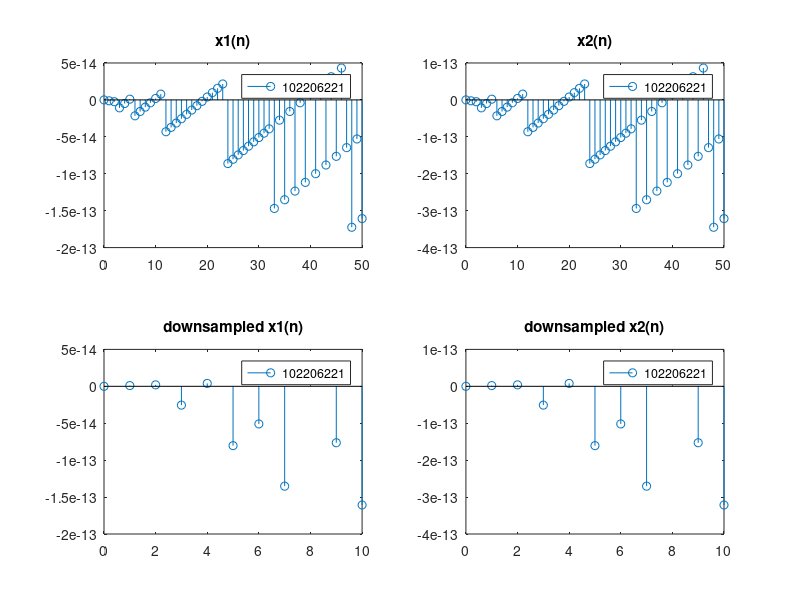

Write MATLAB code to recreate this figure. (Note: this script raises an error after producing the figure.)
%NAME-PARV NARULA
%ROLL_NO-102206221
%GRP_NO-3F23
%CODE FOR EXP-10
(I)
N=51;
n=0:N-1;
N_Freq1=input('Enter the value of normalized frequency1: ');
x1=sin(2*pi*N_Freq1*n);
N_Freq2=input('Enter the value of normalized frequency2: ');
N_Freq3=input('Enter the value of normalized frequency3: ');
x2=sin(2*pi*N_Freq2*n)+sin(2*pi*N_Freq3*n);
M=input('Value of down sampling factor: ');
y1=downsample(x1,M);
L1=length(y1);
y2=downsample(x2,M);
L2=length(y2);
subplot(2,2,1);
stem(0:N-1,x1(1:N));
title('x1(n)');
legend("102206221")
subplot(2,2,2);
stem(0:N-1,x2(1:N));
title('x2(n)');
legend("102206221")
subplot(2,2,3);
stem(0:L1-1,y1(1:L1));
title('downsampled x1(n)');
legend("102206221")
subplot(2,2,4);
stem(0:L2-1,y2(1:L2));
title('downsampled x2(n)');
legend("102206221")
(II)
N=51;
n=0:N-1;
N_Freq1=input('Enter the value of normalized frequency1: ');
x1=sin(2*pi*N_Freq1*n);
N_Freq2=input('Enter the value of normalized frequency2: ');
N_Freq3=input('Enter the value of normalized frequency3: ');
x2=sin(2*pi*N_Freq2*n)+sin(2*pi*N_Freq3*n);
M=input('Value of up sampling factor: ');
y1=upsample(x1,M);
L1=length(y1);
y2=upsample(x2,M);
L2=length(y2);
subplot(2,2,1);
stem(0:N-1,x1(1:N));
title('x1(n)');
legend("102206221")
subplot(2,2,2);
stem(0:N-1,x2(1:N));
title('x2(n)');
subplot(2,2,3);
stem(0:L1-1,y1(1:L1));
title('upsampled x1(n)');
legend("102206221")
subplot(2,2,4);
stem(0:L2-1,y2(1:L2));
title('upsampled x2(n)');
legend("102206221")